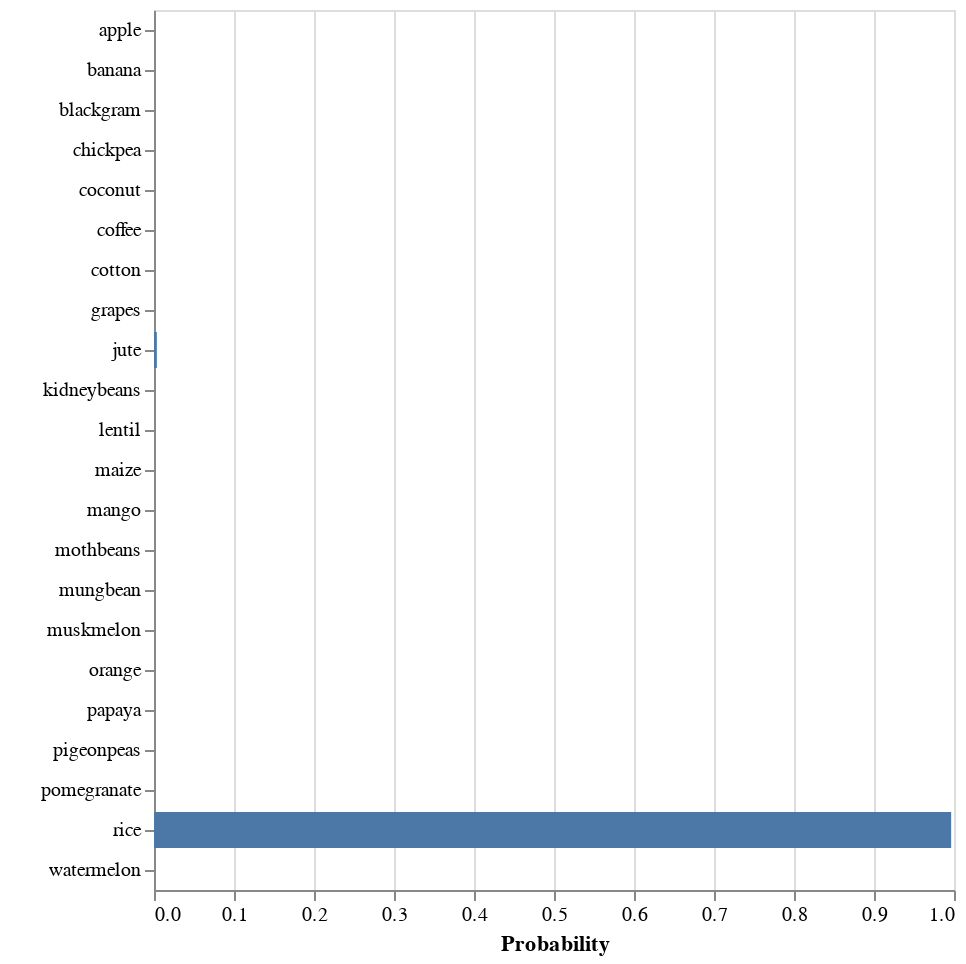

The cell this chart's notebook holds for it:
### Code cell
df = pd.DataFrame({'labels': labels, 'data':result[0]})

alt.Chart(df).mark_bar().encode(
        x=alt.X("data", title="Probability"),
        y=alt.Y("labels", title=" ")
    )

### Figure 1 — Vega-Lite specification as saved in the notebook (floating-point values rounded to 4 significant figures)
{"config": {"view": {"continuousWidth": 400, "continuousHeight": 300}}, "data": {"name": "data-b8d0a46e36b370449ad85d7bd0e8ceee"}, "mark": "bar", "encoding": {"x": {"field": "data", "title": "Probability", "type": "quantitative"}, "y": {"field": "labels", "title": " ", "type": "nominal"}}, "$schema": "https://vega.github.io/schema/vega-lite/v4.17.0.json", "datasets": {"data-b8d0a46e36b370449ad85d7bd0e8ceee": [{"labels": "apple", "data": 1.017e-11}, {"labels": "banana", "data": 3.536e-06}, {"labels": "blackgram", "data": 1.808e-12}, {"labels": "chickpea", "data": 4.036e-08}, {"labels": "coconut", "data": 3.801e-08}, {"labels": "coffee", "data": 1.344e-09}, {"labels": "cotton", "data": 4.62e-12}, {"labels": "grapes", "data": 4.281e-09}, {"labels": "jute", "data": 0.003562}, {"labels": "kidneybeans", "data": 1.055e-09}, {"labels": "lentil", "data": 1.683e-12}, {"labels": "maize", "data": 1.65e-07}, {"labels": "mango", "data": 2.525e-09}, {"labels": "mothbeans", "data": 2.924e-13}, {"labels": "mungbean", "data": 7.349e-13}, {"labels": "muskmelon", "data": 7.992e-08}, {"labels": "orange", "data": 3.134e-11}, {"labels": "papaya", "data": 5.604e-08}, {"labels": "pigeonpeas", "data": 8.114e-10}, {"labels": "pomegranate", "data": 8.875e-08}, {"labels": "rice", "data": 0.9964}, {"labels": "watermelon", "data": 8.035e-14}]}}
